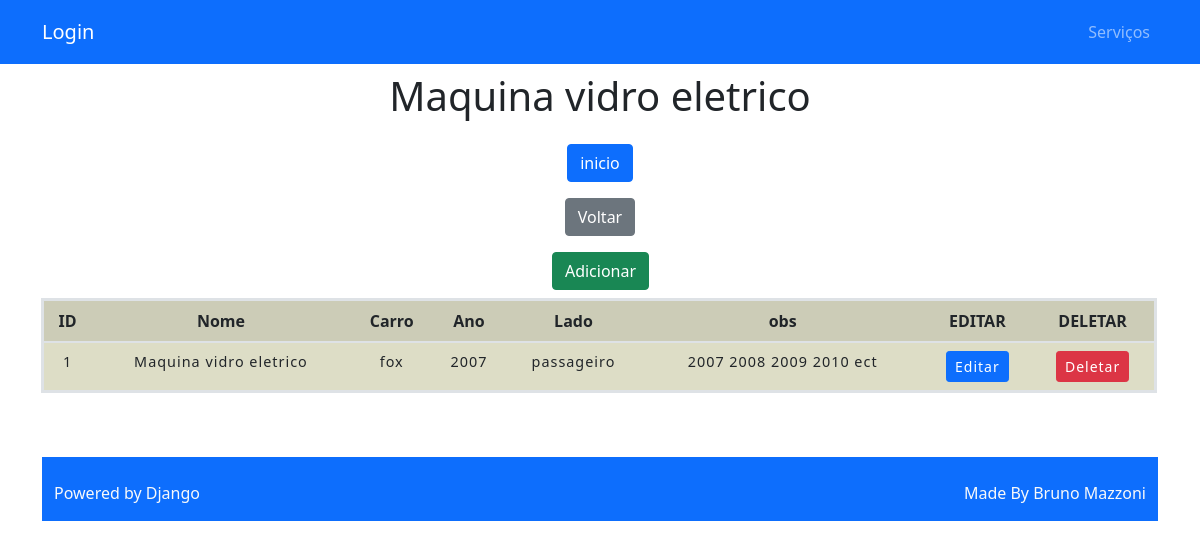
/viewproduto/1/, run on the app's committed database.
### home/models.py (models this page shows, shortened)
class Produto(models.Model):
    nome = models.CharField(max_length=128)
    carro = models.CharField(max_length=128)
    ano = models.CharField(max_length=128)
    lado = models.CharField(max_length=128)
    vendas = models.ManyToManyField(Pessoa, through='Venda')
    obs = models.TextField(blank=True)

### home/views.py (the view)
# urls.py: path('viewproduto/<int:pk>/', viewproduto, name='viewproduto'),
def viewproduto(request, pk):
    data = {}
    data['db'] = Produto.objects.get(pk=pk)
    return render(request, 'produto/viewproduto.html', data)

### home/templates/produto/viewproduto.html (shortened to what this page needs)
<!DOCTYPE html>
{% extends 'base.html' %}
{% block conteudo %}
{% load static %}
<html lang="pt-br">
<head>
    <link rel="stylesheet" type="text/css" href="{% static 'polls/style.css' %}">
    <link href="https://cdn.jsdelivr.net/npm/bootstrap@5.1.3/dist/css/bootstrap.min.css" rel="stylesheet">
</head>
<body>
<div class="input-group">
<div class="col-8 m-auto pt-2 pb-2 text-center">
    <h1>
    {{ db.nome }}</h1>
</div>
<div class="col-8 m-auto pt-2 pb-2  text-center">
    <a href="/" class="btn btn-primary">inicio</a>
</div>
<div class="col-8 m-auto pt-2 pb-2  text-center">
    <a href="/homeproduto" class="btn btn-secondary">Voltar</a>
</div>
<div class="col-8 m-auto pt-2 pb-2  text-center">
    <a href="/formproduto" class="btn btn-success">Adicionar</a>
</div>
    <table class="table table-striped" border="9" style="width:100%" >
<div class="thead-dark">
<thead>
   <tr class="table-active ">
        <th scope="col"> ID </th>
        <th scope="col">Nome</th>
        <th scope="col">Carro</th>
        <th scope="col">Ano</th>
        <th scope="col">Lado</th>
        <th scope="col">obs</th>
       <th scope="col">EDITAR</th>
       <th scope="col">DELETAR</th>
    </tr>
</thead>
</div>
<tbody>
    <tr>
        <td>{{ db.id }}</td>
        <td>{{ db.nome }}</td>
        <td>{{ db.carro }}</td>
        <td>{{ db.ano }}</td>
        <td>{{ db.lado }}</td>
        <td>{{ db.obs }}</td>
           <td> <a href="/editproduto/{{db.id}}/" class="btn btn-primary btn-sm">Editar</a></td>
           <td> <a href="/deleteproduto/{{db.id}}/" class="btn btn-danger btn-sm btnDel">Deletar</a></td>
    </tr>
</tbody>
</table>
</body>
</html>
{% endblock %}

### templates/static/polls/style.css (style rules this page uses)
.table { border-collapse: collapse; border: 3px solid rgb(100,130,140); width 75%; background: Beige; width: center; }
tbody { font-size: 90%; font-style: 75%; letter-spacing: 1px; }
thead { color : darkblue; text-align: center; }
td { text-align: center; border: 1px solid rgb(100,130,140); }
th { text-align: center; border: 1px solid rgb(100,130,140); }

### data on the page
Produto: nome "Maquina vidro eletrico", id "1", carro "fox", ano "2007", lado "passageiro", obs "2007 2008 2009 2010 ect"
